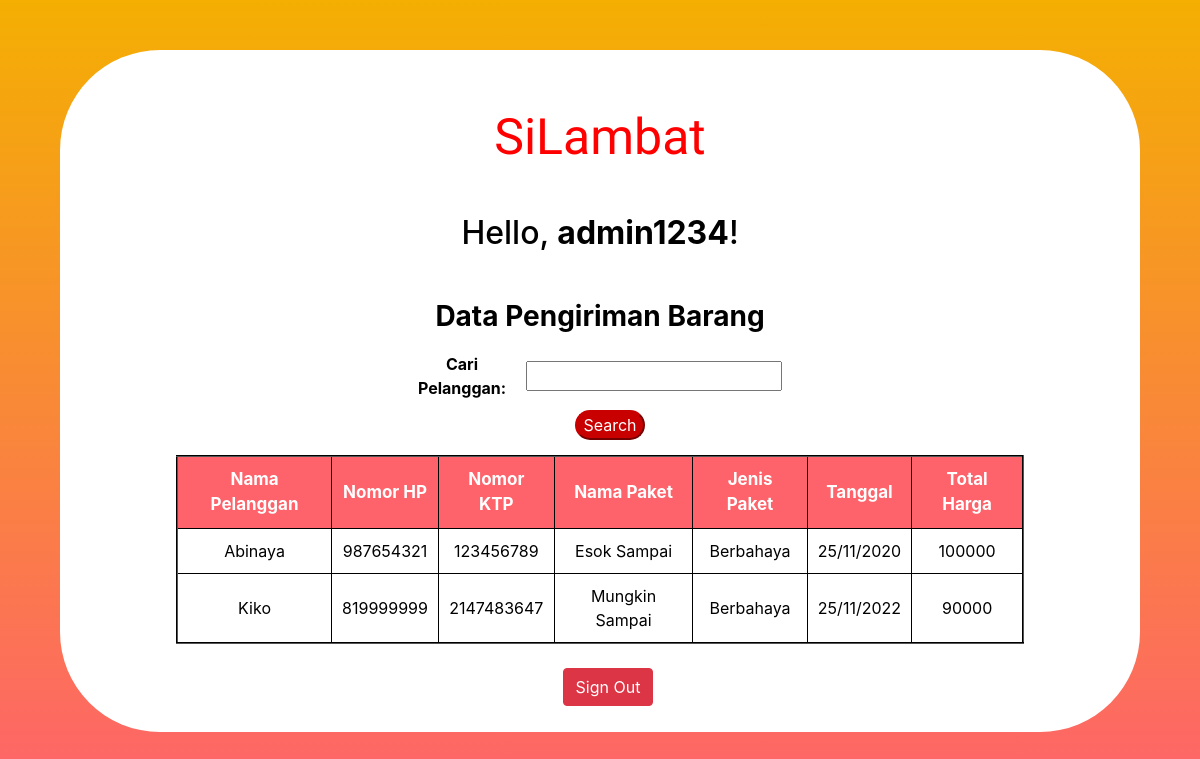
/home.php (signed in), run on the app's committed database.
### tables this page shows
CREATE TABLE `pembayaran` (
  `id_transaksi` int(3) NOT NULL,
  `id_pelanggan` int(3) NOT NULL,
  `id_paket` int(3) NOT NULL,
  `tanggal` varchar(20) NOT NULL,
  `jumlah` int(16) NOT NULL,
  `is_delete` bit(1) NOT NULL DEFAULT b'0'
);

CREATE TABLE `pelanggan` (
  `id_pelanggan` int(3) NOT NULL,
  `nama` varchar(100) NOT NULL,
  `no_ktp` int(20) NOT NULL,
  `no_hp` int(20) NOT NULL,
  `is_delete` bit(1) NOT NULL DEFAULT b'0'
);

CREATE TABLE `paket` (
  `id_paket` int(3) NOT NULL,
  `nama_paket` varchar(20) NOT NULL,
  `jenis_paket` varchar(20) NOT NULL,
  `harga` int(100) NOT NULL,
  `is_delete` bit(1) NOT NULL DEFAULT b'0'
);

### home.php (the view, shortened to what this page needs)
<?php
    include_once("config.php");
    if(isset($_GET['search'])){
        $search = $_GET['search'];
        $listnota = mysqli_query($link, "SELECT pelanggan.nama, pelanggan.no_hp, pelanggan.no_ktp, paket.nama_paket, paket.jenis_paket, pembayaran.tanggal, paket.harga*pembayaran.jumlah AS total_harga FROM paket INNER JOIN pembayaran ON paket.id_paket=pembayaran.id_paket INNER JOIN pelanggan ON pelanggan.id_pelanggan=pembayaran.id_pelanggan WHERE pembayaran.is_delete = 0 AND nama LIKE '%".$search."%'");
    } else {
        $listnota = mysqli_query($link, "SELECT pelanggan.nama, pelanggan.no_hp, pelanggan.no_ktp, paket.nama_paket, paket.jenis_paket, pembayaran.tanggal, paket.harga*pembayaran.jumlah AS total_harga FROM paket INNER JOIN pembayaran ON paket.id_paket=pembayaran.id_paket INNER JOIN pelanggan ON pelanggan.id_pelanggan=pembayaran.id_pelanggan WHERE pembayaran.is_delete = 0");
    }
?>
<!DOCTYPE html>
<html lang="en">
<head>
    <link rel="stylesheet" href="https://stackpath.bootstrapcdn.com/bootstrap/4.5.2/css/bootstrap.min.css">
</head>
<body>
    <div class="Tabel">
    <div class="Judul">
        <h1 class="my-5">SiLambat</h1>
    <div>
    <h2 class="my-5">Hello, <b><?php echo htmlspecialchars($_SESSION["username"]); ?></b>!</h2>
    <h3>Data Pengiriman Barang</h3>
    <form action="home.php" method="GET" name="form1">
        <table width="25%" border="0">
            <tr>
                <td class="searchLabel">Cari Pelanggan:</td>
                <td><input type="text" name="search"></td>
            </tr>
        </table>
        <input class="buttonSearch" type="submit" value="Search" />
    </form>
        <table width='80%' border=2 >
            <tr class="Search">
                <th>Nama Pelanggan</th> <th>Nomor HP</th> <th>Nomor KTP</th> <th>Nama Paket</th> <th>Jenis Paket</th> <th>Tanggal</th> <th>Total Harga</th>
            </tr>
            <?php
                while($item = mysqli_fetch_array($listnota)) {
                    echo "<tr>";
                    echo "<td>".$item['nama']."</td>";
                    echo "<td>".$item['no_hp']."</td>";
                    echo "<td>".$item['no_ktp']."</td>";
                    echo "<td>".$item['nama_paket']."</td>";
                    echo "<td>".$item['jenis_paket']."</td>";
                    echo "<td>".$item['tanggal']."</td>";
                    echo "<td>".$item['total_harga']."</td>";
                }
            ?>
        </table><br>
    </div>
    <p>
        <a href="logout.php" class="btn btn-danger ml-3">Sign Out</a>
    </p>
</body>
</html>

### home.php (style rules this page uses)
body { font: Outfit; text-align: center; background-color: rgb(255, 255, 255); background: linear-gradient(to top, #fe636b, #f4af02) no-repeat center fixed; background-size: cover; }
h1 { font: 50px Norican; margin-left: 10px; margin-right: 10px; color: rgb(255, 0, 0); }
h2 { margin-left: 10px; margin-right: 10px; color: rgb(0, 0, 0); }
h3 { text-align: center; color: rgb(0, 0, 0); font-weight: bold; }
table { margin-left: auto; margin-right: auto; border-color: rgb(0, 0, 0); }
th { padding: 10px 10px 10px 10px; text-align: center; font-weight: bold; font-size: 17px; background-color: rgb(254, 99, 107); color: rgb(255, 255, 255); }
tr { text-align: center; color: rgb(0, 0, 0); }
td { padding: 10px 10px 10px 10px; color: rgb(0, 0, 0); }
p { text-align: center; }
.Tabel { width: 90%; padding: 10px 10px 10px 10px; margin-top: 50px; margin-bottom: 50px; margin-left: auto; margin-right: auto; background-color: rgb(255, 255, 255); border-radius: 100px; }
.buttonSearch { margin-bottom: 15px; background-color: rgb(200, 0, 0); margin-left: 20px; margin-right: auto; color: rgb(255, 255, 255); border-radius: 50px; border-color: rgb(200, 0, 0); }
.searchLabel { font-weight: bold; }

### data on the page
pembayaran: id_pelanggan.nama "Abinaya", id_pelanggan.no_hp "987654321", id_pelanggan.no_ktp "123456789", id_paket.nama_paket "Esok Sampai", id_paket.jenis_paket "Berbahaya", tanggal "25/11/2020", total_harga "100000"
pembayaran: id_pelanggan.nama "Kiko", id_pelanggan.no_hp "819999999", id_pelanggan.no_ktp "2147483647", id_paket.nama_paket "Mungkin Sampai", id_paket.jenis_paket "Berbahaya", tanggal "25/11/2022", total_harga "90000"

### other printed values
$_SESSION["username"] "admin1234"
